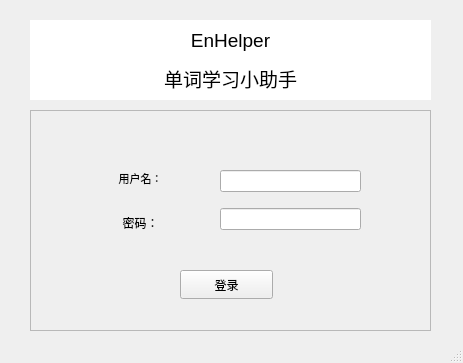
<?xml version="1.0" encoding="UTF-8"?>
<ui version="4.0">
 <class>MainWindow</class>
 <widget class="QMainWindow" name="MainWindow">
  <property name="enabled">
   <bool>true</bool>
  </property>
  <property name="geometry">
   <rect>
    <x>0</x>
    <y>0</y>
    <width>463</width>
    <height>363</height>
   </rect>
  </property>
  <property name="minimumSize">
   <size>
    <width>463</width>
    <height>363</height>
   </size>
  </property>
  <property name="maximumSize">
   <size>
    <width>463</width>
    <height>363</height>
   </size>
  </property>
  <property name="windowTitle">
   <string>EnHelper</string>
  </property>
  <widget class="QWidget" name="centralwidget">
   <widget class="QFrame" name="frame">
    <property name="geometry">
     <rect>
      <x>30</x>
      <y>110</y>
      <width>401</width>
      <height>221</height>
     </rect>
    </property>
    <property name="frameShape">
     <enum>QFrame::StyledPanel</enum>
    </property>
    <property name="frameShadow">
     <enum>QFrame::Raised</enum>
    </property>
    <widget class="QWidget" name="verticalLayoutWidget">
     <property name="geometry">
      <rect>
       <x>40</x>
       <y>50</y>
       <width>141</width>
       <height>81</height>
      </rect>
     </property>
     <layout class="QVBoxLayout" name="verticalLayout_3">
      <item>
       <widget class="QLabel" name="label_4">
        <property name="text">
         <string>&lt;html&gt;&lt;head/&gt;&lt;body&gt;&lt;p&gt;&lt;span style=&quot; font-size:8pt;&quot;&gt;用户名：&lt;/span&gt;&lt;/p&gt;&lt;/body&gt;&lt;/html&gt;</string>
        </property>
        <property name="textFormat">
         <enum>Qt::RichText</enum>
        </property>
        <property name="alignment">
         <set>Qt::AlignCenter</set>
        </property>
       </widget>
      </item>
      <item>
       <widget class="QLabel" name="label_5">
        <property name="text">
         <string>密码：</string>
        </property>
        <property name="alignment">
         <set>Qt::AlignCenter</set>
        </property>
       </widget>
      </item>
     </layout>
    </widget>
    <widget class="QWidget" name="verticalLayoutWidget_2">
     <property name="geometry">
      <rect>
       <x>190</x>
       <y>50</y>
       <width>141</width>
       <height>81</height>
      </rect>
     </property>
     <layout class="QVBoxLayout" name="verticalLayout_4">
      <item>
       <widget class="QLineEdit" name="lineEdit_3"/>
      </item>
      <item>
       <widget class="QLineEdit" name="lineEdit_4"/>
      </item>
     </layout>
    </widget>
    <widget class="QPushButton" name="pushButton">
     <property name="geometry">
      <rect>
       <x>150</x>
       <y>160</y>
       <width>93</width>
       <height>29</height>
      </rect>
     </property>
     <property name="minimumSize">
      <size>
       <width>93</width>
       <height>29</height>
      </size>
     </property>
     <property name="maximumSize">
      <size>
       <width>93</width>
       <height>29</height>
      </size>
     </property>
     <property name="text">
      <string>登录</string>
     </property>
    </widget>
   </widget>
   <widget class="QFrame" name="frame_2">
    <property name="geometry">
     <rect>
      <x>30</x>
      <y>20</y>
      <width>401</width>
      <height>80</height>
     </rect>
    </property>
    <property name="frameShape">
     <enum>QFrame::StyledPanel</enum>
    </property>
    <property name="frameShadow">
     <enum>QFrame::Raised</enum>
    </property>
    <widget class="QTextBrowser" name="textBrowser">
     <property name="geometry">
      <rect>
       <x>-10</x>
       <y>-9</y>
       <width>421</width>
       <height>101</height>
      </rect>
     </property>
     <property name="html">
      <string>&lt;!DOCTYPE HTML PUBLIC &quot;-//W3C//DTD HTML 4.0//EN&quot; &quot;http://www.w3.org/TR/REC-html40/strict.dtd&quot;&gt;
&lt;html&gt;&lt;head&gt;&lt;meta name=&quot;qrichtext&quot; content=&quot;1&quot; /&gt;&lt;style type=&quot;text/css&quot;&gt;
p, li { white-space: pre-wrap; }
&lt;/style&gt;&lt;/head&gt;&lt;body style=&quot; font-family:'SimSun'; font-size:7.2pt; font-weight:400; font-style:normal;&quot;&gt;
&lt;p align=&quot;center&quot; style=&quot;-qt-paragraph-type:empty; margin-top:0px; margin-bottom:0px; margin-left:0px; margin-right:0px; -qt-block-indent:0; text-indent:0px;&quot;&gt;&lt;br /&gt;&lt;/p&gt;
&lt;p align=&quot;center&quot; style=&quot; margin-top:0px; margin-bottom:0px; margin-left:0px; margin-right:0px; -qt-block-indent:0; text-indent:0px;&quot;&gt;&lt;span style=&quot; font-family:'verdana'; font-size:14pt;&quot;&gt;EnHelper&lt;/span&gt;&lt;/p&gt;
&lt;p align=&quot;center&quot; style=&quot; margin-top:12px; margin-bottom:12px; margin-left:0px; margin-right:0px; -qt-block-indent:0; text-indent:0px;&quot;&gt;&lt;span style=&quot; font-family:'微软雅黑'; font-size:14pt;&quot;&gt;单词学习小助手&lt;/span&gt;&lt;/p&gt;&lt;/body&gt;&lt;/html&gt;</string>
     </property>
    </widget>
   </widget>
  </widget>
  <widget class="QStatusBar" name="statusbar"/>
 </widget>
 <tabstops>
  <tabstop>textBrowser</tabstop>
  <tabstop>lineEdit_3</tabstop>
  <tabstop>lineEdit_4</tabstop>
  <tabstop>pushButton</tabstop>
 </tabstops>
 <resources>
  <include location="C:/Users/23092/Pictures/test.qrc"/>
 </resources>
 <connections/>
</ui>
